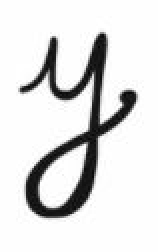
#> input picture Capture.JPG, 79 x 126 px (shown 2 times larger)
$ jupyter execute --allow-errors 'Handwritten Character Recognition.ipynb'
#> lines starting #> are read from the running program, lines starting #| are printed output that depends on the picture; after the words box and inside, x2 and y2 are one past the last pixel; in counts of white or black regions, pixels touching at a corner belong together
[cell 1]
#First of all, we do all the necessary imports. We will see the use of all the imports as we use them.
import matplotlib.pyplot as plt
import cv2
import numpy as np
from tensorflow.keras.models import Sequential
from tensorflow.keras.layers import Dense, Flatten, Conv2D, MaxPool2D, Dropout
from tensorflow.keras.optimizers import SGD, Adam
from tensorflow.keras.callbacks import ReduceLROnPlateau, EarlyStopping
from tensorflow.keras.utils import to_categorical
import pandas as pd
import numpy as np
from sklearn.model_selection import train_test_split
from sklearn.utils import shuffle

#> (a cell that did not finish here is left out)

#> (a cell that did not finish here is left out)

#> (a cell that did not finish here is left out)

[cell 5]
word_dict = {0:'A',1:'B',2:'C',3:'D',4:'E',5:'F',6:'G',7:'H',8:'I',9:'J',10:'K',11:'L',12:'M',13:'N',14:'O',15:'P',16:'Q',17:'R',18:'S',19:'T',20:'U',21:'V',22:'W',23:'X', 24:'Y',25:'Z'}
#All the labels are present in the form of floating point values, that we convert to integer values, & so we create a dictionary word_dict to map the integer values with the characters.

#> (a cell that did not finish here is left out)

#> (a cell that did not finish here is left out)

#> (a cell that did not finish here is left out)

#> (a cell that did not finish here is left out)

#> (a cell that did not finish here is left out)

#> (a cell that did not finish here is left out)

#> (a cell that did not finish here is left out)

#> (a cell that did not finish here is left out)

[cell 14]
fig, axes = plt.subplots(3,3, figsize=(8,9))
axes = axes.flatten()
#> (the rest of this cell did not finish here and is left out)

[cell 15]
img = cv2.imread(r'Capture.JPG')
#> img is the input picture: shape (126, 79, 3); min 2, max 255, mean 222.3
img_copy = img.copy()
img = cv2.cvtColor(img, cv2.COLOR_BGR2RGB)
img = cv2.resize(img, (400,440))
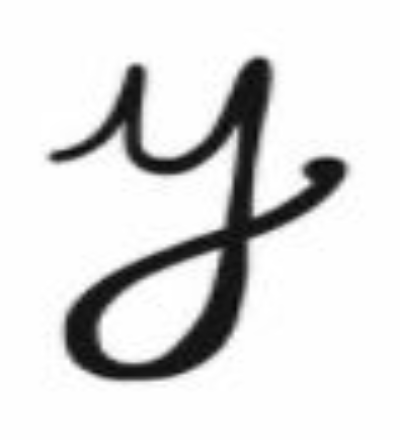
#> img: shape (440, 400, 3); min 3, max 255, mean 222.2

#prediction based on an external image

[cell 16]
img_copy = cv2.GaussianBlur(img_copy, (7,7), 0)
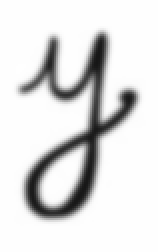
#> img_copy: shape (126, 79, 3) (shown 2 times larger); min 22, max 255, mean 222.3
img_gray = cv2.cvtColor(img_copy, cv2.COLOR_BGR2GRAY)
_, img_thresh = cv2.threshold(img_gray, 100, 255, cv2.THRESH_BINARY_INV)
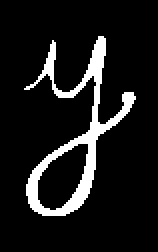
#> img_thresh: shape (126, 79) (shown 2 times larger); 10.3% white; 1 white region, box (x1, y1, x2, y2) and area: (12, 18, 68, 108) 1027
img_final = cv2.resize(img_thresh, (28,28))
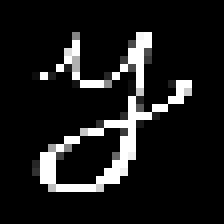
#> img_final: shape (28, 28) (shown 8 times larger); min 0, max 255, mean 27.2
img_final =np.reshape(img_final, (1,28,28,1))

#Now we do some processing on the copied image (img_copy).
#We convert the image from BGR to grayscale and apply thresholding to it. We don’t need to apply a threshold we could use the grayscale to predict, but we do it to keep the image smooth without any sort of hazy gray colors in the image that could lead to wrong predictions.
#The image is to be then resized using cv2.resize() function into the dimensions that the model takes as input, along with reshaping the image using np.reshape() so that it can be used as model input.
